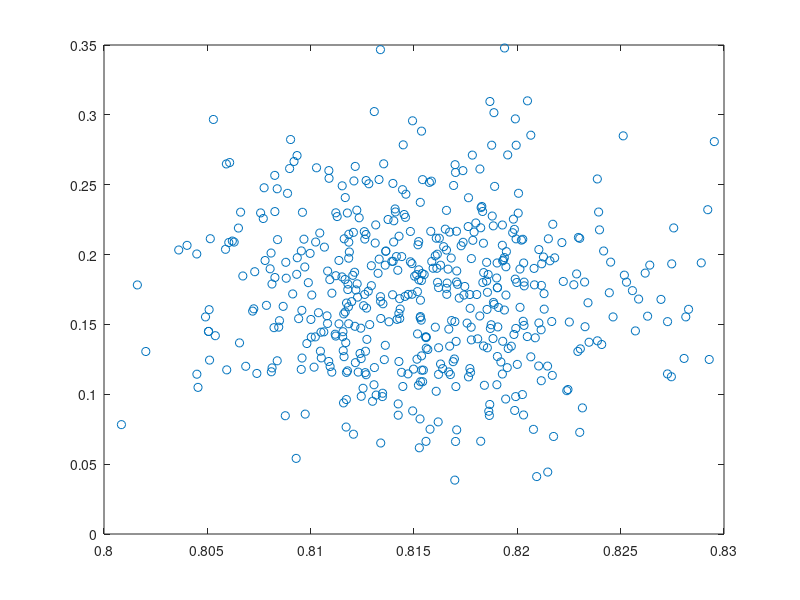

Write MATLAB code to recreate this figure. (Note: this script raises an error after producing the figure.)
load testdata datax xy

fig=figure;
plot(datax(:,1),datax(:,2),'o')
hold on
error_ellipse(cov(datax),mean(datax),'conf',0.95);
plot(xy(1),xy(2),'*r');

plot(0.8182,0.066,'*');

dcm_obj = datacursormode(fig);
set(dcm_obj,'UpdateFcn',{@myupdatefcn,datax})

%%

% this should return FALSE
i_95pct_error_ellipse(datax,xy,0.95)

% this should return TRUE
i_95pct_error_ellipse(datax,mean(datax),0.95)

% this should return TRUE
i_95pct_error_ellipse(datax,[0.8182 0.066],0.95)


function txt = myupdatefcn(~,event_obj,datax)
% Customizes text of data tips
pos = get(event_obj,'Position');
%I = get(event_obj, 'DataIndex');
yes=i_95pct_error_ellipse(datax,pos,0.95);
if yes
    t='inside';
else
    t='outside';
end
txt = {['X: ',num2str(pos(1))],...
       ['Y: ',num2str(pos(2))],...
       t};
end
